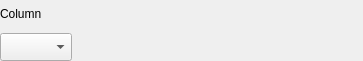
<?xml version="1.0" encoding="UTF-8"?>
<ui version="4.0">
 <class>ColumnPickerWidget</class>
 <widget class="QWidget" name="ColumnPickerWidget">
  <property name="geometry">
   <rect>
    <x>0</x>
    <y>0</y>
    <width>363</width>
    <height>61</height>
   </rect>
  </property>
  <property name="windowTitle">
   <string>Form</string>
  </property>
  <layout class="QVBoxLayout" name="col_picker_lt">
   <property name="spacing">
    <number>5</number>
   </property>
   <property name="leftMargin">
    <number>0</number>
   </property>
   <property name="topMargin">
    <number>0</number>
   </property>
   <property name="rightMargin">
    <number>0</number>
   </property>
   <property name="bottomMargin">
    <number>0</number>
   </property>
   <item>
    <layout class="QHBoxLayout" name="extra_wgts_lt">
     <property name="spacing">
      <number>5</number>
     </property>
     <property name="rightMargin">
      <number>0</number>
     </property>
     <item>
      <layout class="QVBoxLayout" name="verticalLayout">
       <property name="spacing">
        <number>5</number>
       </property>
       <item>
        <widget class="QLabel" name="columns_lbl">
         <property name="sizePolicy">
          <sizepolicy hsizetype="Fixed" vsizetype="Preferred">
           <horstretch>0</horstretch>
           <verstretch>0</verstretch>
          </sizepolicy>
         </property>
         <property name="text">
          <string>Column</string>
         </property>
        </widget>
       </item>
       <item>
        <widget class="QComboBox" name="columns_cmb">
         <property name="sizePolicy">
          <sizepolicy hsizetype="Preferred" vsizetype="Preferred">
           <horstretch>0</horstretch>
           <verstretch>0</verstretch>
          </sizepolicy>
         </property>
         <property name="sizeAdjustPolicy">
          <enum>QComboBox::SizeAdjustPolicy::AdjustToContents</enum>
         </property>
         <property name="iconSize">
          <size>
           <width>28</width>
           <height>28</height>
          </size>
         </property>
        </widget>
       </item>
      </layout>
     </item>
     <item>
      <spacer name="h_spacer">
       <property name="orientation">
        <enum>Qt::Orientation::Horizontal</enum>
       </property>
       <property name="sizeType">
        <enum>QSizePolicy::Policy::Expanding</enum>
       </property>
       <property name="sizeHint" stdset="0">
        <size>
         <width>20</width>
         <height>20</height>
        </size>
       </property>
      </spacer>
     </item>
    </layout>
   </item>
  </layout>
 </widget>
 <resources/>
 <connections/>
</ui>
